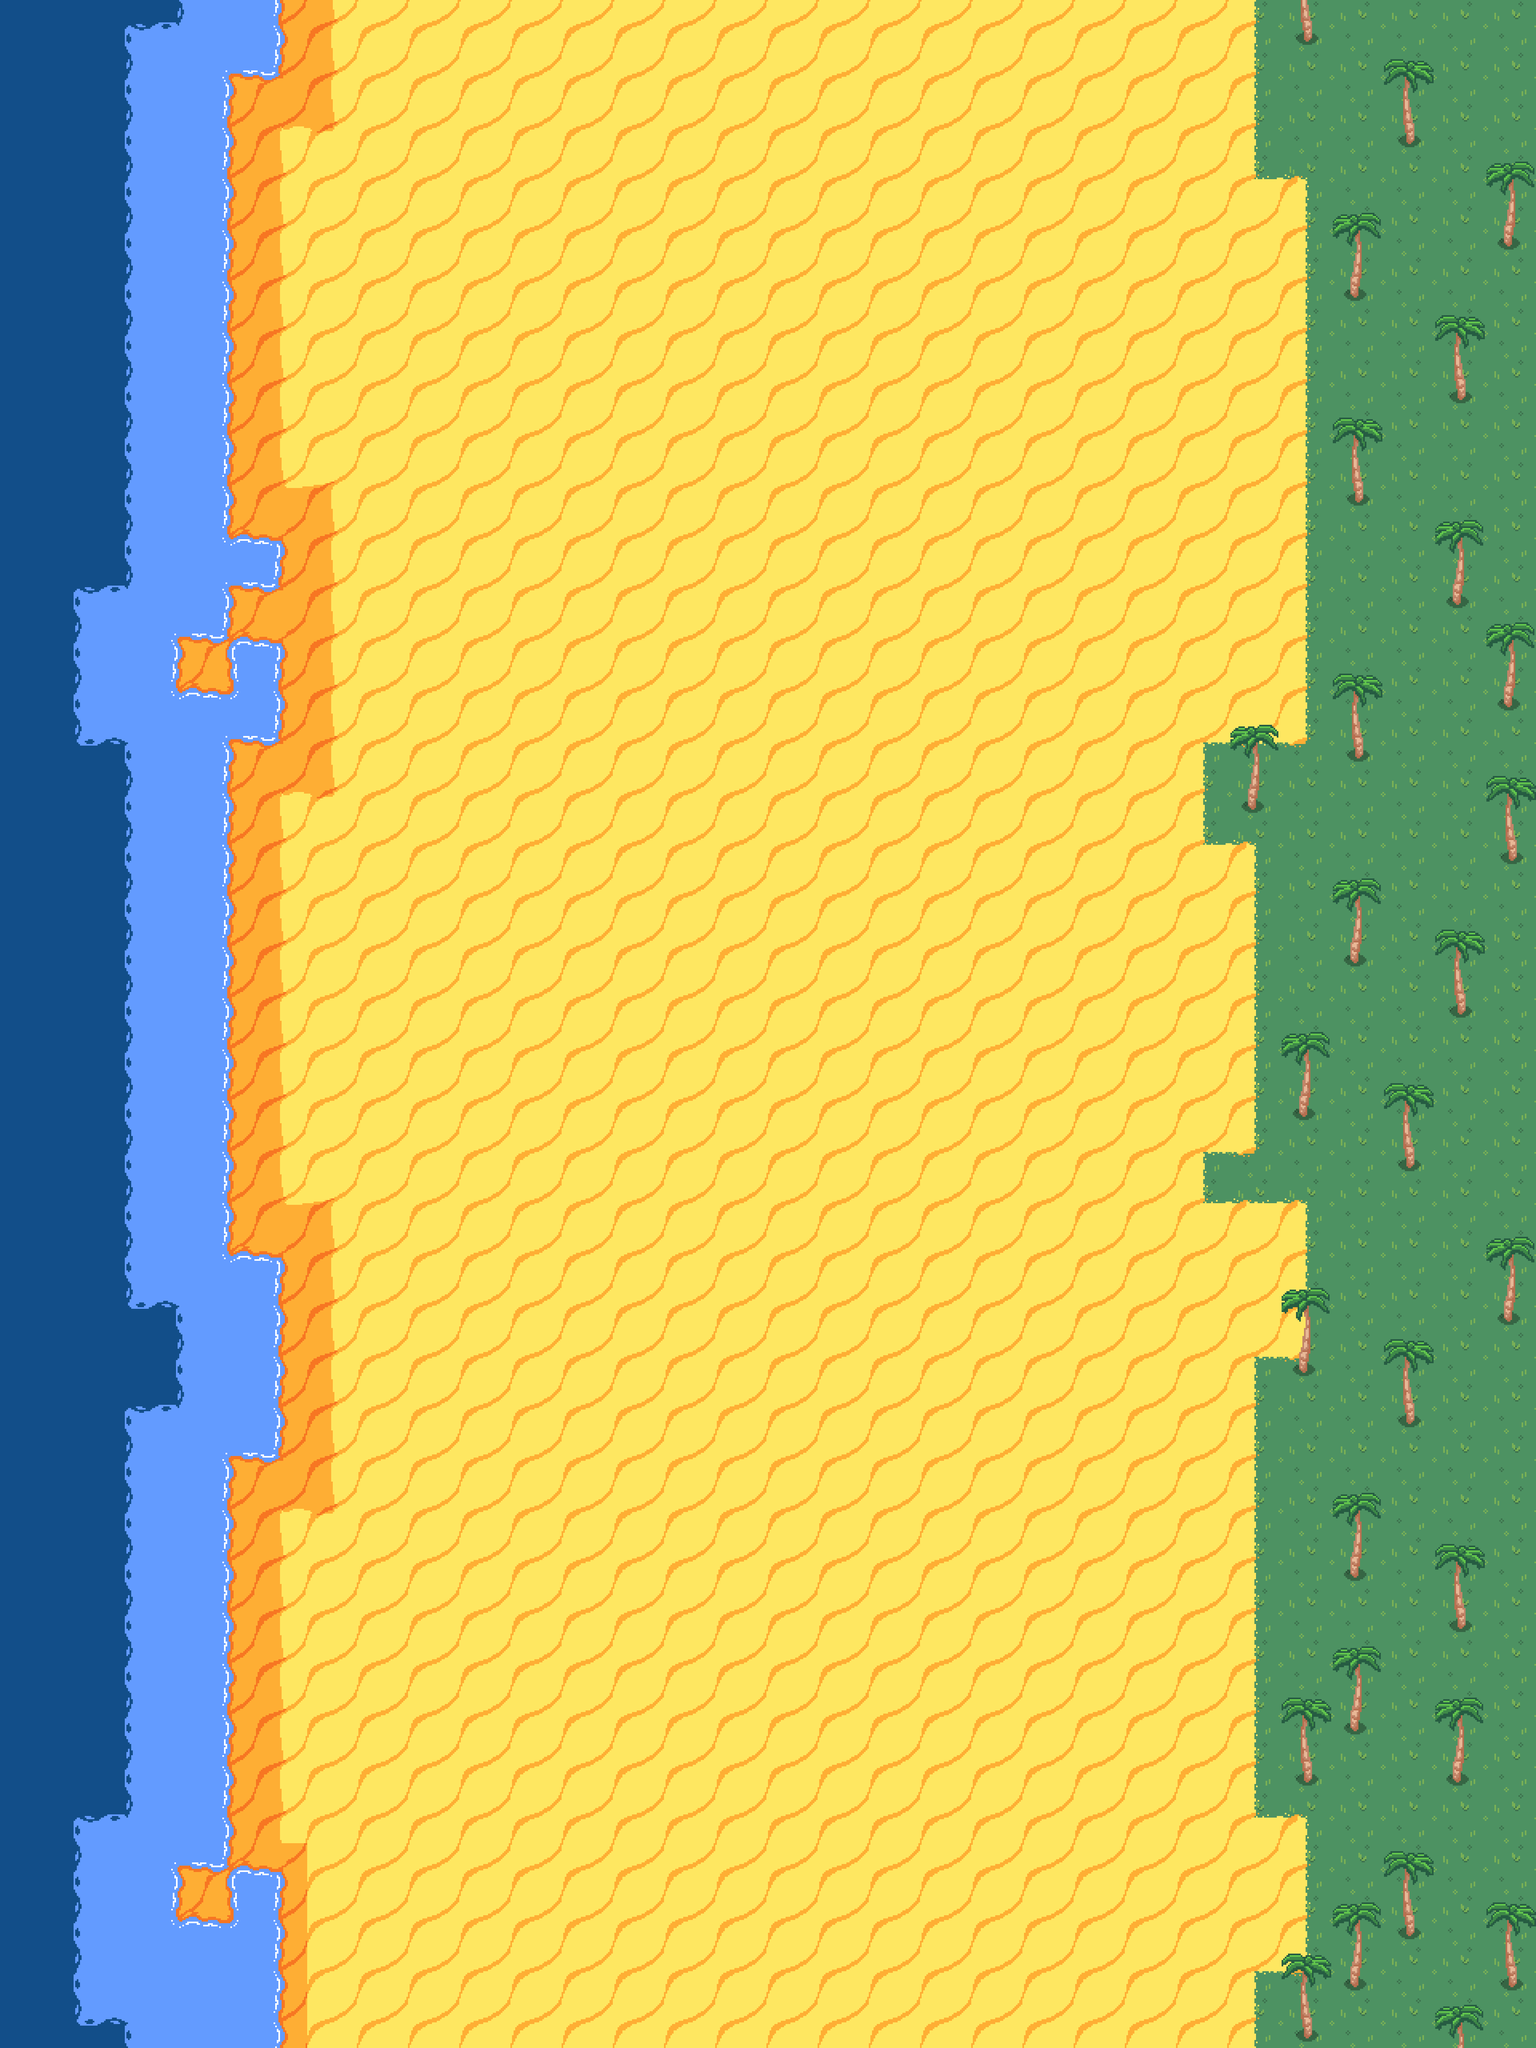

Below is a game level as drawn by its tile map, then a one-line description and the .tmx that defines it (tile-layer data replaced by summaries):
An orthogonal 30x40 tile map with 128x128 px tiles, 3 tile layers (Collider, Terrain, Objects) and 12 objects.

<map version="1.10" tiledversion="1.10.2" orientation="orthogonal" renderorder="right-down" width="30" height="40" tilewidth="128" tileheight="128" infinite="0" nextlayerid="7" nextobjectid="7">
 <tileset firstgid="1" name="Beach Tileset reescalado" tilewidth="128" tileheight="128" tilecount="162" columns="18">
  <image source="Beach Tileset reescalado.png" width="2304" height="1152" />
  <tile id="55">
   <objectgroup draworder="index" id="3">
    <object id="2" x="-1.33333" y="0">
     <polygon points="0,0 1.33333,127.333 60,126.667 57.3333,56.6667 128.667,60.6667 129.333,-1.33333" />
    </object>
   </objectgroup>
  </tile>
  <tile id="58">
   <objectgroup draworder="index" id="2">
    <object id="1" x="58.6667" y="58.6667" width="70" height="68.6667" />
   </objectgroup>
  </tile>
  <tile id="59">
   <objectgroup draworder="index" id="2">
    <object id="1" x="2" y="62.6667" width="60" height="64.6667" />
   </objectgroup>
  </tile>
  <tile id="73">
   <objectgroup draworder="index" id="2">
    <object id="1" x="0" y="0.666667" width="63.3333" height="128.667" />
   </objectgroup>
  </tile>
  <tile id="77">
   <objectgroup draworder="index" id="2">
    <object id="1" x="0" y="-1.33333" width="59.3333" height="64" />
   </objectgroup>
  </tile>
  <tile id="91">
   <objectgroup draworder="index" id="2">
    <object id="1" x="-1.33333" y="-0.666667">
     <polygon points="0,0 60.6667,0 62,61.3333 128.667,63.3333 128.667,127.333 0.666667,128.667" />
    </object>
   </objectgroup>
  </tile>
  <tile id="93">
   <objectgroup draworder="index" id="2">
    <object id="1" x="0" y="70">
     <polygon points="0,0 73.3333,0 69.3333,-69.3333 126.667,-69.3333 127.333,56 0.666667,56.6667" />
    </object>
   </objectgroup>
  </tile>
  <tile id="95">
   <objectgroup draworder="index" id="2">
    <object id="1" x="0.666667" y="0" width="59.3333" height="61.3333" />
    <object id="2" x="58.6667" y="60.6667" width="69.3333" height="64" />
   </objectgroup>
  </tile>
 </tileset>
 <layer id="1" name="Collider" width="30" height="40">
  <properties>
   <property name="Draw" type="bool" value="true" />
  </properties>
  <data>[1200 cells, 0 non-empty, 0 distinct tile ids]</data>
 </layer>
 <layer id="2" name="Terrain" width="30" height="40">
  <properties>
   <property name="Draw" type="bool" value="true" />
  </properties>
  <data>[1200 cells, 1200 non-empty, 30 distinct tile ids]</data>
 </layer>
 <layer id="3" name="Objects" width="30" height="40">
  <properties>
   <property name="Draw" type="bool" value="true" />
  </properties>
  <data>[1200 cells, 54 non-empty, 4 distinct tile ids]</data>
 </layer>
 <objectgroup id="6" name="Lighting" class="lighting">
  <properties>
   <property name="ambientLight" type="color" value="#ff3c3246" />
  </properties>
  <object id="1" x="413.333" y="1569.33" width="446" height="446">
   <properties>
    <property name="color" type="color" value="#ff3eff20" />
   </properties>
   <ellipse />
  </object>
  <object id="5" x="963.788" y="298.576" width="1160.42" height="1160.42">
   <properties>
    <property name="color" type="color" value="#ffff0000" />
   </properties>
   <ellipse />
  </object>
  <object id="6" x="1731.79" y="2011.79" width="556.42" height="556.42">
   <properties>
    <property name="color" type="color" value="#ff00ffff" />
   </properties>
   <ellipse />
  </object>
 </objectgroup>
</map>